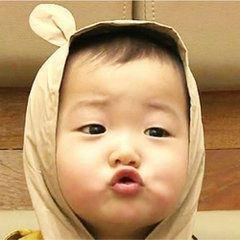
#> input picture PycharmProjects/Michael11/Song.jpg, 240 x 240 px
$ python Image.py   (older library calls are emulated)
#> lines starting #> are read from the running program, lines starting #| are printed output that depends on the picture
from PIL import Image, ImageFilter
import os

im = Image.open(os.path.join(os.path.dirname(__file__), 'Song.jpg'))
#> im is the input picture: PIL image 240x240 RGB; mean R, G, B 187.9, 152.1, 107.8
imSong = Image.open(os.path.join(os.path.dirname(__file__), 'Song.gif'))
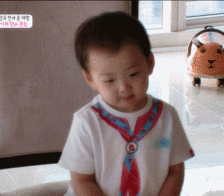
#> input picture PycharmProjects/Michael11/Song.gif, 224 x 196 px
#> imSong is the input picture: PIL image 224x196 P; mean R, G, B 140.4, 124.4, 123
print('-'*20+'Image 属性'+'-'*20)
#     # Format  源文件的文件格式。如果是由PIL创建的图像，则其文件格式为None。
# print(im.format) # JPEG
#     # Mode 图像的模式。这个字符串表明图像所使用像素格式。该属性典型的取值为“1”，“L”，“RGB”或“CMYK”
# print(im.mode) # RGB
#     # Size 图像的尺寸，按照像素数计算。它的返回值为宽度和高度的二元组（width, height）。
# print(im.size) # (960, 1280)
#     # Palette 颜色调色板表格。如果图像的模式是“P”，则返回ImagePalette类的实例；否则，将为None。
# print(im.palette) # None
# print(imSong.palette) # <PIL.ImagePalette.ImagePalette object at 0x0223E630>
#     # Info 存储图像相关数据的字典
# print(im.info)
print('-'*20+'Image 方法'+'-'*20)
    # Convert 将当前图像转换为其他模式，并且返回新的图像
# print(im.mode)
# im01=im.convert('L')
# print(im01.mode)
    # im.convert(“P”,**options)  这个与第一个方法定义一样，但是当“RGB”图像转换为8位调色板图像时能更好的处理
    # Dither=. 控制颜色抖动。默认是FLOYDSTEINBERG，与邻近的像素一起承担错误。不使能该功能，则赋值为NONE。
    # Palette=. 控制调色板的产生。默认是WEB，这是标准的216色的“web palette”。要使用优化的调色板，则赋值为ADAPTIVE。
    # Colors=. 当选项palette为ADAPTIVE时，控制用于调色板的颜色数目。默认是最大值，即256种颜色。
    # im.convert(mode,matrix) 使用转换矩阵将一个“RGB”图像转换为“L”或者“RGB”图像。变量matrix为4或者16元组。
# rgb2xyz = (0.412453,0.357580, 0.180423, 0,
#            0.212671,0.715160, 0.072169, 0,
#            0.019334,0.119193, 0.950227, 0 )
# im02 = im.convert('L', rgb2xyz)
# im02.show()
    # im.copy() 拷贝这个图像。如果用户想粘贴一些数据到这张图，可以使用这个方法，但是原始图像不会受到影响。
# imcopy = im.copy()
# imcopy.show()
    # im.crop(box) 从当前的图像中返回一个矩形区域的拷贝。变量box是一个四元组，定义了左、上、右和下的像素坐标。
# 这是一个懒操作。对源图像的改变可能或者可能不体现在裁减下来的图像中。为了获取一个分离的拷贝，对裁剪的拷贝调用方法load()。
# box = [0,0,150,150]
# im_crop = im.crop(box)
# im_crop.show()
    # im.draft(mode,size)配置图像文件加载器，使得返回一个与给定的模式和尺寸尽可能匹配的图像的版本。
    # 例如，用户可以使用这个方法，在加载一个彩色JPEG图像时将其转换为灰色图像，或者从一个PCD文件中提取一个128x192的版本。
    # 注意：这个方法会适时地修改图像对象（精确地说，它会重新配置文件的读取器）。如果图像已经被加载，那这个方法就没有作用了
# im.draft("L", (50,50))
# im.show()
    # im.filter(filter) 返回一个使用给定滤波器处理过的图像的拷贝
# im_filter=im.filter(ImageFilter.BLUR)
# im_filter.show()
    # im.fromstring(data) 与函数fromstring()一样，但是这个方法会将data加载到当前的图像中
    # im.getbands()⇒ tuple of strings 返回包括每个通道名称的元组。例如，对于RGB图像将返回（“R”，“G”，“B”）
# print(im.getbands()) # ('R', 'G', 'B')
    # im.getbbox() 计算图像非零区域的包围盒。这个包围盒是一个4元组，定义了左、上、右和下像素坐标。如果图像是空的，这个方法将返回空。
# print(im.getbbox()) # (0, 0, 240, 240)
    # im.getcolors() 返回一个（count，color）元组的无序list，其中count是对应颜色在图像中出现的次数。
    # 如果变量maxcolors的值被超过，该方法将停止计算并返回空。变量maxcolors默认值为256。为了保证用户可以获取图像中的所有颜色，you can pass in size[0]*size[1]（请确保有足够的内存做这件事）。
# ls=im.getcolors(256)
# print(str(len(ls)))       # issue here
    # im.getdata() 以包含像素值的sequence对象形式返回图像的内容。这个sequence对象是扁平的，以便第一行的值直接跟在第零行的值后面，等等。
# # 注意：这个方法返回的sequence对象是PIL内部数据类型，它只支持某些sequence操作，包括迭代和基础sequence访问。使用list(im.getdata())，将它转换为普通的sequence。
# Sequence对象的每一个元素对应一个像素点的R、G和B三个值
# seq = im.getdata()
# seq0 = list(seq)
# print([seq[i] for i in range(2)]) # [(235, 195, 159), (231, 191, 155)]
# print([seq0[i] for i in range(2)]) # [(235, 195, 159), (231, 191, 155)]
    # im.getextrema()返回一个2元组，包括该图像中的最小和最大值
# print(im.getextrema()) # ((0, 255), (0, 255), (0, 228)) 该方法返回了R/G/B三个通道的最小和最大值的2元组
    # im.getpixel(xy) 返回给定位置的像素值。如果图像为多通道，则返回一个元组
    # 注意：该方法执行比较慢；如果用户需要使用python处理图像中较大部分数据，可以使用像素访问对象（见load），或者方法getdata()。
# print(im.getpixel((4, 4))) # (202, 164, 119)
# r, g, b = im.split()
# print(r.getpixel((4,4))) # 202
    # im.histogram() 返回一个图像的直方图。这个直方图是关于像素数量的list，图像中的每个象素值对应一个成员。如果图像有多个通道，所有通道的直方图会连接起来（例如，“RGB”图像的直方图有768个值）。
    # 二值图像（模式为“1”）当作灰度图像（模式为“L”）处理。
# ls = im.histogram()
# print(str(len(ls))) # 768
# print(str(ls[0])) # 3
    # im.histogram(mask) 返回图像中模板图像非零地方的直方图。模板图像与处理图像的尺寸必须相同，并且要么是二值图像（模式为“1”），要么为灰度图像（模式为“L”）。
    # im.load()方法load()返回一个用于读取和修改像素的像素访问对象。这个访问对象像一个二维队列
# pix = im.load()
# print(pix[0, 0]) # (235, 195, 159)
    # im.paste(image,box) 将一张图粘贴到另一张图像上。变量box或者是一个给定左上角的2元组，或者是定义了左，上，右和下像素坐标的4元组，或者为空（与（0，0）一样）。如果给定4元组，被粘贴的图像的尺寸必须与区域尺寸一样。
    # 如果模式不匹配，被粘贴的图像将被转换为当前图像的模式
# box = [0,0,100,100]
# im_crop = im.crop(box)
# im.paste(im_crop,(50,50))
# im.show()
    # im.paste(colour,box) 它与定义1一样，但是它使用同一种颜色填充变量box对应的区域。对于单通道图像，变量colour为单个颜色值；对于多通道，则为一个元组。
# im.paste((0,256,0),(0,0,100,100))
# im.show() # 图像im的（0，0）位置将出现一个100x100的绿色方块。
# 对于多通道的图像，如果变量colour只给定一个数值，将只会应用于图像的第一个通道。如果是“RGB”模式的图像，将应用于红色通道。
    # im.paste(image,box, mask) 它使用变量mask对应的模板图像来填充所对应的区域
# box = [100,100,150,150]
# im_crop = im.crop(box)
# r,g,b = im_crop.split()
# im.paste(im_crop,(0,0,50,50),r)
# # im.paste((0,256,0),,(0,0,50,50),r)
# im.show()
    # im.point(table) 返回给定查找表对应的图像像素值的拷贝。变量table为图像的每个通道设置256个值。如果使用变量function，其对应函数应该有一个参数。这个函数将对每个像素值使用一次，结果表格将应用于图像的所有通道。
    # 如果图像的模式为“I（整数）”或者“F（浮点）”，用户必须使用function方式，function必须按照下面的格式：
    # argument * scale+ offset
# out = im.point(lambda i: i * 1.2 + 10)
# out.show()
    #zip()是Python的一个内建函数，它接受一系列可迭代的对象作为参数，将对象中对应的元素打包成一个个tuple（元组），
    # 然后返回由这些tuples组成的list（列表）。若传入参数的长度不等，则返回list的长度和参数中长度最短的对象相同。
    # 利用*号操作符，可以将list unzip（解压）
# a =[1,2,3]
# b =[2,3,4]
# b =[4,5,6]
# c =[4,5,6,7,8]
# print([i for i in zip(a,b)]) # [(1, 4), (2, 5), (3, 6)]
# print([i for i in zip(a,c)]) # [(1, 4), (2, 5), (3, 6)]
# zipped = zip(a,b)
# print([i for i in zip(*zipped)]) # [(1, 2, 3), (4, 5, 6)]
    # im.point(table,mode) 它会为输出图像指定一个新的模式。这个方法可以一步将模式为“L”和“P”的图像转换为模式为“1”的图像。
# r,g,b = im.split()
# # im = r.point(lambda x:x*1.3+5, "1") # 图片全白
# im= r.point(lambda x:x*0, "1") # 图片全黑
# im.show()
    # im.putalpha(band)
    # im.putdata(data)从sequence对象中拷贝数据到当前图像，从图像的左上角（0，0）位置开始。变量scale和offset用来调整sequence中的值：
    #pixel = value *scale + offset 如果变量scale忽略，则默认为1.0。如果变量offset忽略，则默认为0.0。
# r,g,b=im.split()
# print(r.getpixel((0,0))) # 235
# print(r.getpixel((0,1))) # 198
# r.putdata([1,2,3])
# print(r.getpixel((0,0))) # 1
# print(r.getpixel((0,1))) # 198
    # im.putpalette(sequence) 为“P”或者“L”图像增加一个调色板。对于“L”图像，它的模式将变化为“P”。调色板序列需要包含768项整数，每组三个值表示对应像素的红，绿和蓝。用户可以使用768个byte的字符串代替这个整数序列。
# >> > im01 = Image.open("D:\\Code\\Python\\test\\img\\test01.jpg")
# >> > r, g, b = im01.split()
# >> > r.mode
# 'L'
# >> > r.putpalette([1, 2, 3])
# >> > r.mode
# 'P'
    # im.resize(size) / im.resize(size, filter) 返回改变尺寸的图像的拷贝。变量size是所要求的尺寸，是一个二元组：（width, height）。
    # 变量filter为NEAREST、BILINEAR、BICUBIC或者ANTIALIAS之一。如果忽略，或者图像模式为“1”或者“P”，该变量设置为NEAREST。
    # 在当前的版本中bilinear和bicubic滤波器不能很好地适应大比例的下采样（例如生成缩略图）。用户需要使用ANTIALIAS，除非速度比质量更重要。
# print(im.size)
# im = im.resize((50,50))
# print(im.size)
# im.show()
    # im.rotate(angle,filter=NEAREST, expand=0)  返回一个按照给定角度顺时钟围绕图像中心旋转后的图像拷贝。
    # 变量filter应该是NEAREST、BILINEAR或者BICUBIC之一。如果省略该变量，或者图像模式为“1”或者“P”，则默认为NEAREST。
    # 变量expand，如果为true，表示输出图像足够大，可以装载旋转后的图像。如果为false或者缺省，则输出图像与输入图像尺寸一样大。
# im01 = im.rotate(30)
# im01.show()
    # im.save(outfile, format, options…)
# im01.save("D:\Python\PycharmProjects\Michael11\save.jpg")
    # im.seek(frame)在给定的文件序列中查找指定的帧。如果查找超越了序列的末尾，则产生一个EOFError异常。当文件序列被打开时，PIL库自动指定到第0帧上。
# imSong.seek(8)
# imSong.show()
    # im.tell() 返回当前帧所处位置，从0开始计算。
# imSong.seek(8)
# print(imSong.tell())  # 8
    # im.thumbnail(size)
# im01.thumbnail((100,100))
    # im.transform(size,method, data)
# 使用给定的尺寸生成一张新的图像，与原图有相同的模式，使用给定的转换方式将原图数据拷贝到新的图像中。
# 在当前的PIL版本中，参数method为EXTENT（裁剪出一个矩形区域），AFFINE（仿射变换），QUAD（将正方形转换为矩形），MESH（一个操作映射多个正方形）或者PERSPECTIVE。
print(im.size)
#| (240, 240)
tran = im.transform((50,50),Image.EXTENT,(0,0,200,200))
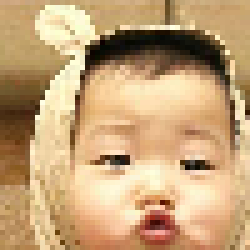
#> tran: PIL image 50x50 RGB (shown 5 times larger); mean R, G, B 196.7, 162.4, 119.7
print(tran.size)
#| (50, 50)
tran.show()
